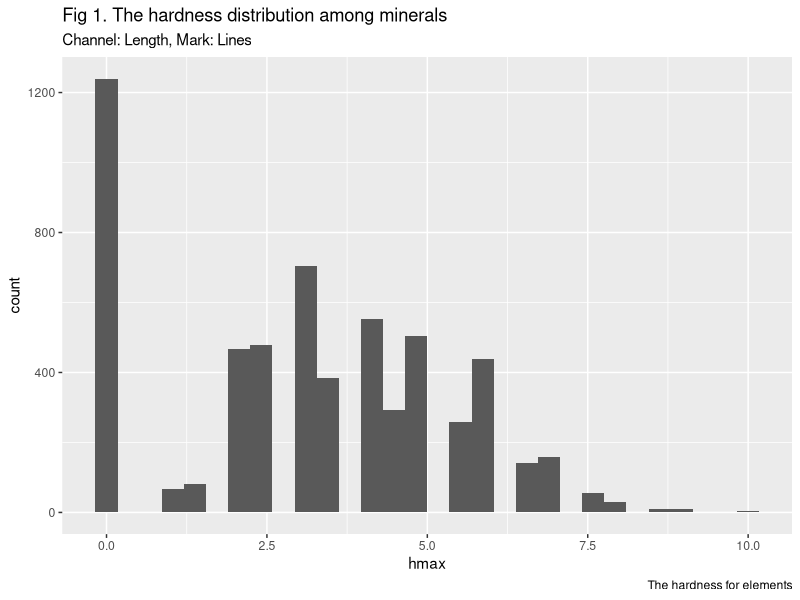
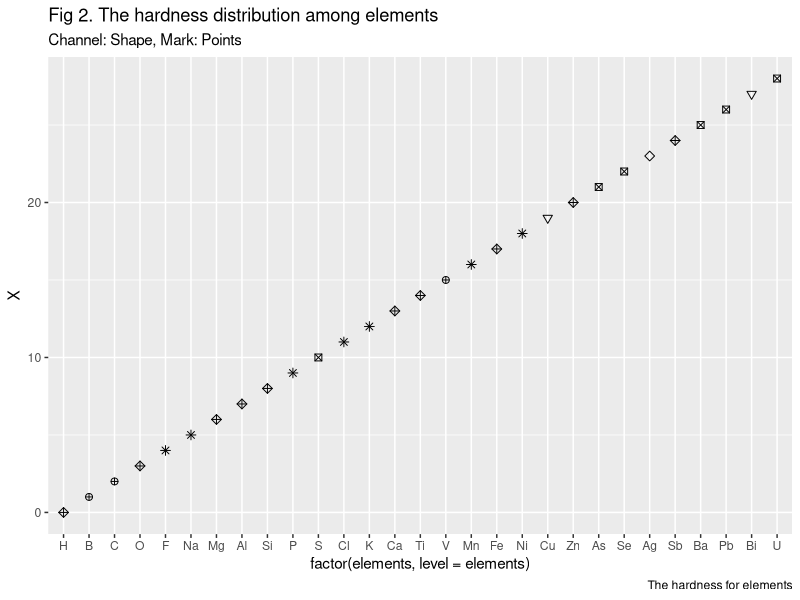
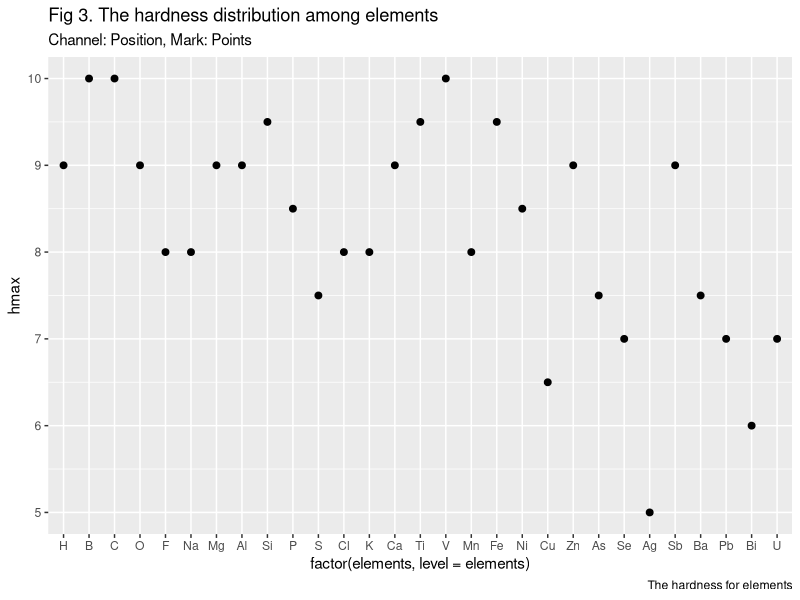
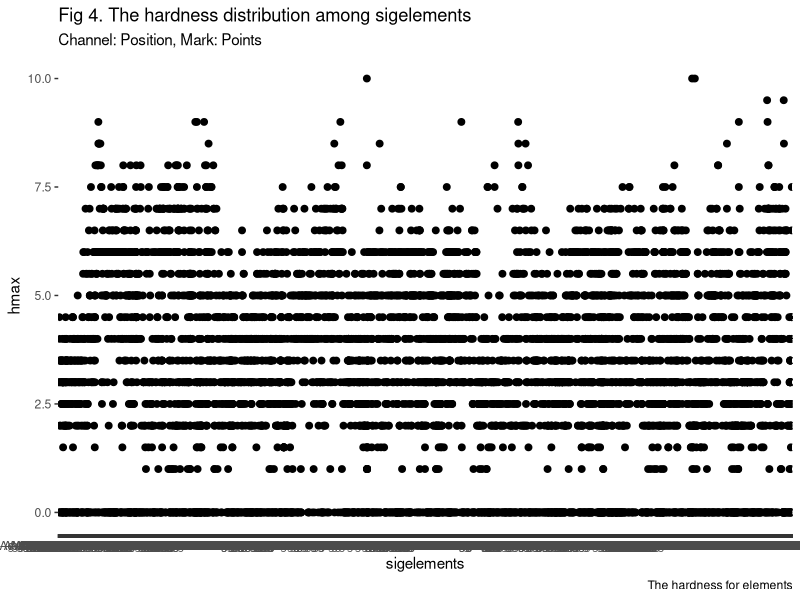
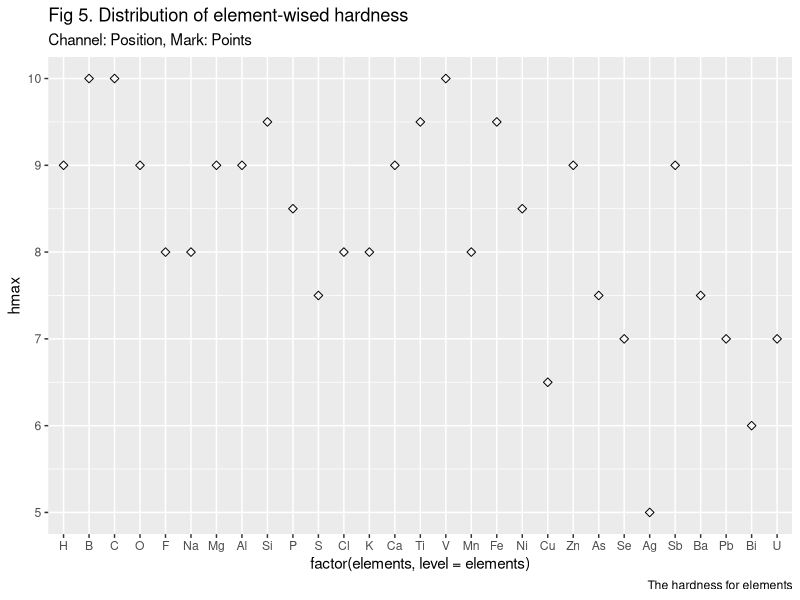
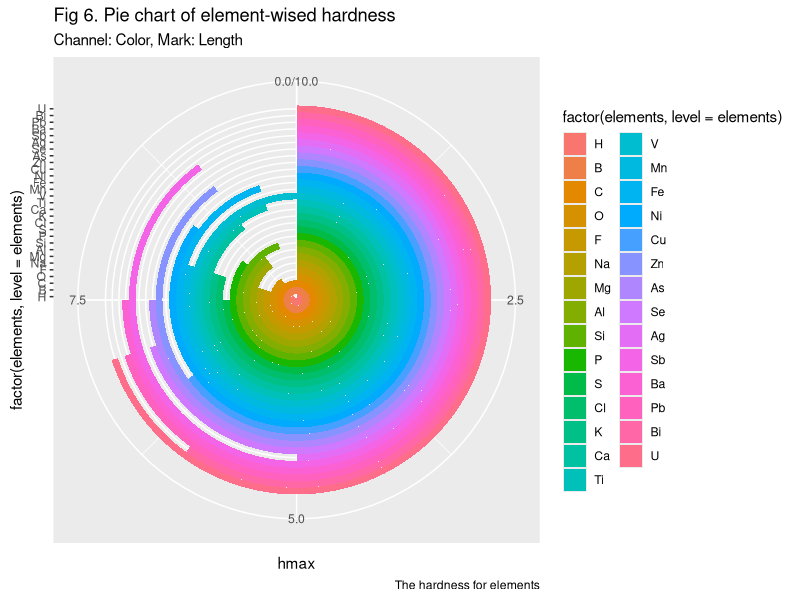
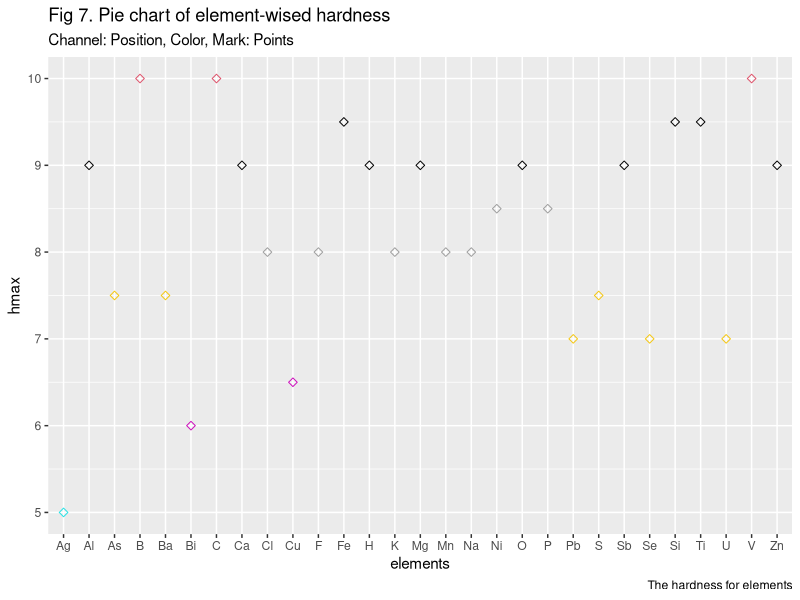
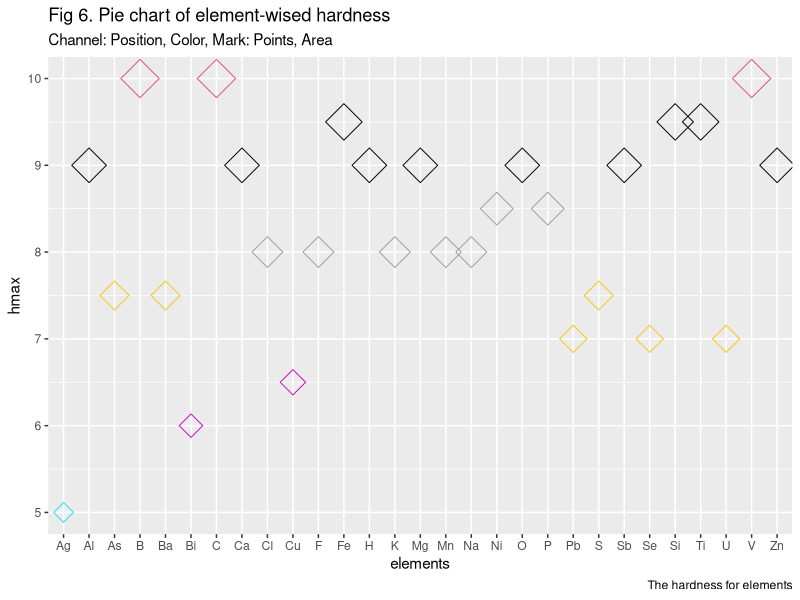

Write R code to recreate these figures, in order.
## ---- chunk 1
#| code-fold: true
#| code-summary: "Code"
#| output: false
library(tidyverse)
# result <- read.csv(file = 'total_elements_mindat.csv')
mineral <- read.csv(file = 'mineral.csv')
# result <- read.csv(file = 'total_elements_mindat.csv')
# df_72 <- read.csv(file = 'hardness.csv')
df_30 <- read.csv(file = 'hardness_30.csv')
## ---- chunk 2
# head(df_30)
# # ggplot(df_30, aes(x=elements, y=X)) +
# ggplot(df_30, aes(x=factor(elements, level=elements), y=hmax)) +
#   geom_point(size=2) + 
#   labs(title = "Fig 1. Expressiveness and Effectiveness",
#               subtitle = "Plot of element hardness by length",
#               caption = "The hardness for elements")

# head(mineral)
ggplot(mineral, aes(x=hmax)) + geom_histogram()+ 
  labs(title = "Fig 1. The hardness distribution among minerals",
              subtitle = "Channel: Length, Mark: Lines",
              caption = "The hardness for elements")

# # Change the width of bins
# ggplot(mineral, aes(x=hmax)) +
#   geom_histogram(binwidth=1)
# # Change colors
# p<-ggplot(mineral) +
#   geom_histogram(color="black", fill="white")
# p
## ---- chunk 3
# head(df_30)
# ggplot(df_30, aes(x=elements, y=X)) +
# ggplot(df_30, aes(x=factor(elements, level=elements), y=X)) +
#   geom_point(size=2, shape=as.integer(df_30$X)) + 
#   labs(title = "Fig 2. The hardness distribution among minerals",
#               subtitle = "Plot of elements by shapes",
#               caption = "The hardness for elements")

ggplot(df_30, aes(x=factor(elements, level=elements), y=X)) +
  geom_point(size=2, shape=as.integer(df_30$hmax)) + 
  labs(title = "Fig 2. The hardness distribution among elements",
              subtitle = "Channel: Shape, Mark: Points",
              caption = "The hardness for elements")
## ---- chunk 4
#head(df_30)
# ggplot(df_30, aes(x=elements, y=X)) +
ggplot(df_30, aes(x=factor(elements, level=elements), y=hmax)) +
  geom_point(size=2) +
  labs(title = "Fig 3. The hardness distribution among elements",
              subtitle = "Channel: Position, Mark: Points",
              caption = "The hardness for elements")
## ---- chunk 5
ggplot(mineral, aes(x=sigelements, y=hmax)) +
  geom_point(size=2) +
  labs(title = "Fig 4. The hardness distribution among sigelements",
              subtitle = "Channel: Position, Mark: Points",
              caption = "The hardness for elements")



## ---- chunk 6
ggplot(df_30, aes(x=factor(elements, level=elements), y=hmax)) +
  geom_point(size=2, shape=23) + 
  labs(title = "Fig 5. Distribution of element-wised hardness",
              subtitle = "Channel: Position, Mark: Points",
              caption = "The hardness for elements")
  #scale_y_continuous(trans='log2')

## ---- chunk 7
# ggplot(df_30, aes(x=elements, y=hmax)) +
#   geom_point(size=2, shape=23) + 
#   labs(title = "Separability",
#               subtitle = "Plot of element hardness with exponential transform on hmin.",
#               caption = "The hardness for elements")
#   #scale_y_continuous(trans='log2')
# Basic piechart
ggplot(df_30, aes(x=factor(elements, level=elements), y=hmax, fill=factor(elements, level=elements))) +
  geom_bar(stat="identity", width=1) +
  coord_polar("y", start=0) + 
  labs(title = "Fig 6. Pie chart of element-wised hardness",
              subtitle = "Channel: Color, Mark: Length",
              caption = "The hardness for elements")
## ---- chunk 8
ggplot(df_30, aes(x=elements, y=hmax)) +
  geom_point(size=2, shape=23, colour = factor(as.integer(df_30$hmax))) + 
  labs(title = "Fig 7. Pie chart of element-wised hardness",
              subtitle = "Channel: Position, Color, Mark: Points",
              caption = "The hardness for elements")
## ---- chunk 9
ggplot(df_30, aes(x=elements, y=hmax)) +
  geom_point(size=df_30$hmax, shape=23, colour = factor(as.integer(df_30$hmax))) + 
  labs(title = "Fig 6. Pie chart of element-wised hardness",
              subtitle = "Channel: Position, Color, Mark: Points, Area",
              caption = "The hardness for elements")
